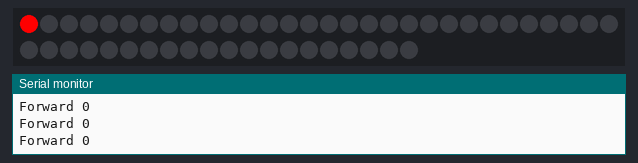
A sketch run on a simulated Arduino Uno, built for the host (arithmetic inside an expression is 32-bit, double 64-bit). Shown: 50 RGB LEDs in strip order, left to right, continuing on the next row, the last lines printed to the serial monitor. Dim RGB values are drawn brighter than linear.

Above: at 0.16 s.
At 4.9 s:
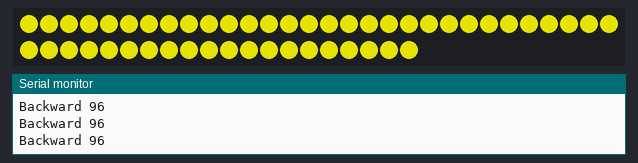
At 9.96 s:
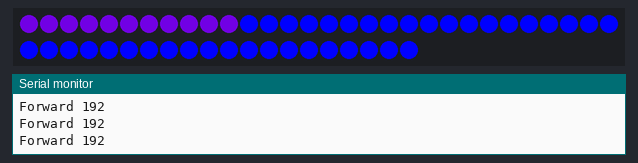
At 19.76 s:
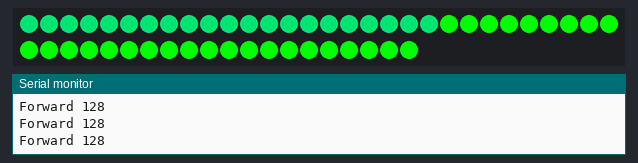
At 29.56 s:
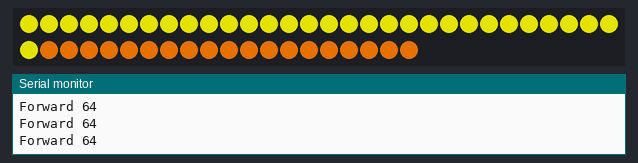
At 39.68 s:
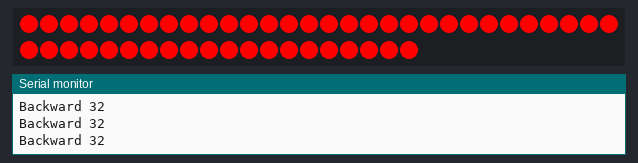

The sketch:

Back_and_Forth_Array.ino
```cpp
#include <FastLED.h>
#define LED_PIN     5
#define NUM_LEDS    50
#define BRIGHTNESS  100
#define LED_TYPE    WS2811
#define COLOR_ORDER RGB
#define STROBE 0.5
#define GAP 100
CRGB leds[NUM_LEDS];
int h = 0;

int dot;

void setup() {
  FastLED.addLeds<LED_TYPE, LED_PIN, COLOR_ORDER>(leds, NUM_LEDS).setCorrection( TypicalLEDStrip );
  Serial.begin(9600);


}

void loop() {
  int rainbow_palette[] = {0, 32, 64, 96, 128, 160, 192, 224};
  int array_size = sizeof(rainbow_palette) / sizeof(rainbow_palette[0]);
  for (int h = 0; h < array_size; h++) {
    for (int dot = 0; dot < NUM_LEDS; dot++) {
      Serial.print("Forward " + String(rainbow_palette[h]) + "\n");
      leds[dot] = CHSV( rainbow_palette[h], 255, 255 );
      FastLED.show();

      // clear this led for the next time around the loop
//      leds[dot] = CRGB::Black;

      delay(30);
    }
    h++;
    for (int dot = 0; dot < NUM_LEDS; dot++) {
      Serial.print("Backward " + String(rainbow_palette[h]) + "\n");
      leds[NUM_LEDS - dot] = CHSV( rainbow_palette[h], 255, 255 );
      FastLED.show();

      // clear this led for the next time around the loop
//      leds[NUM_LEDS - dot] = CRGB::Black;

      delay(30);
    }
  }
}
```
